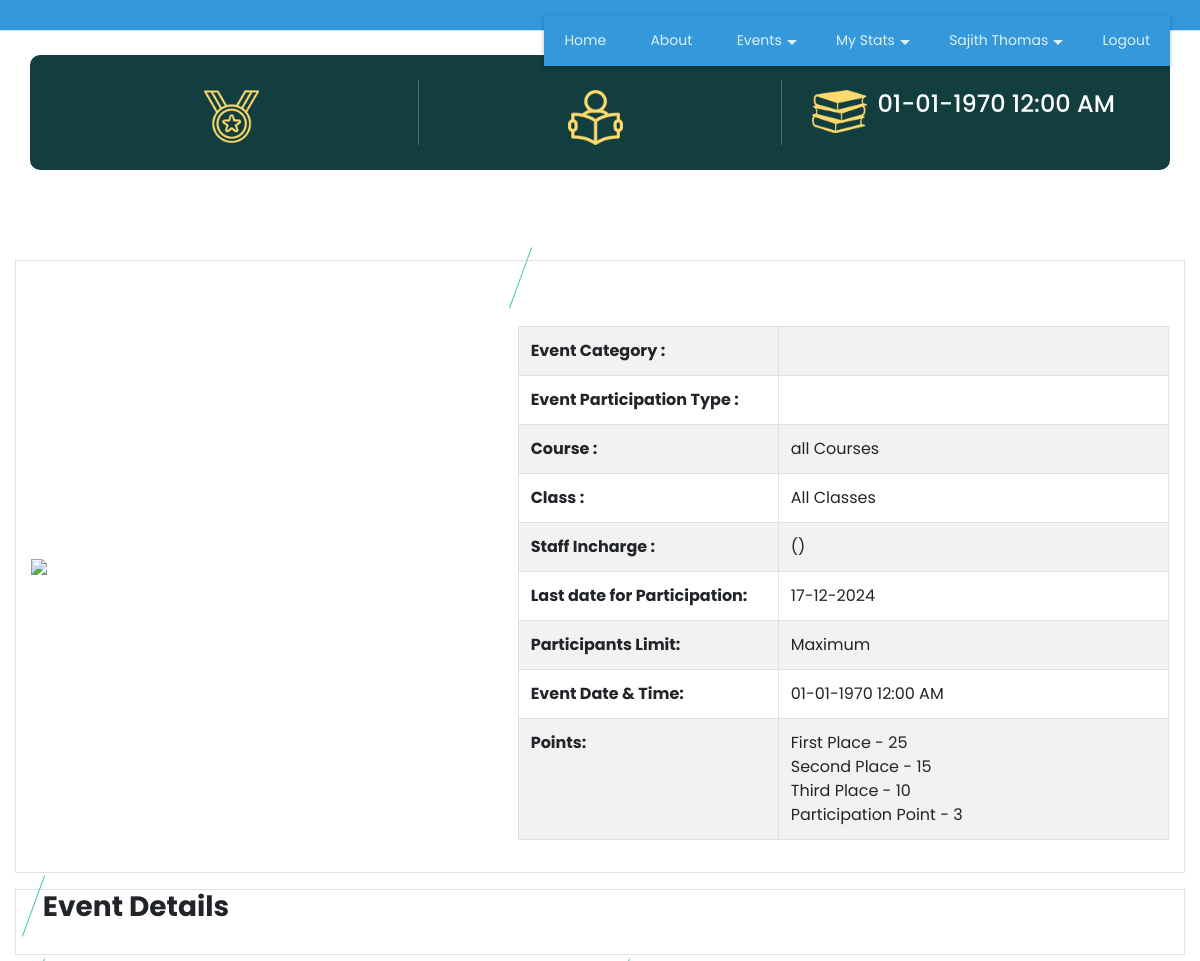
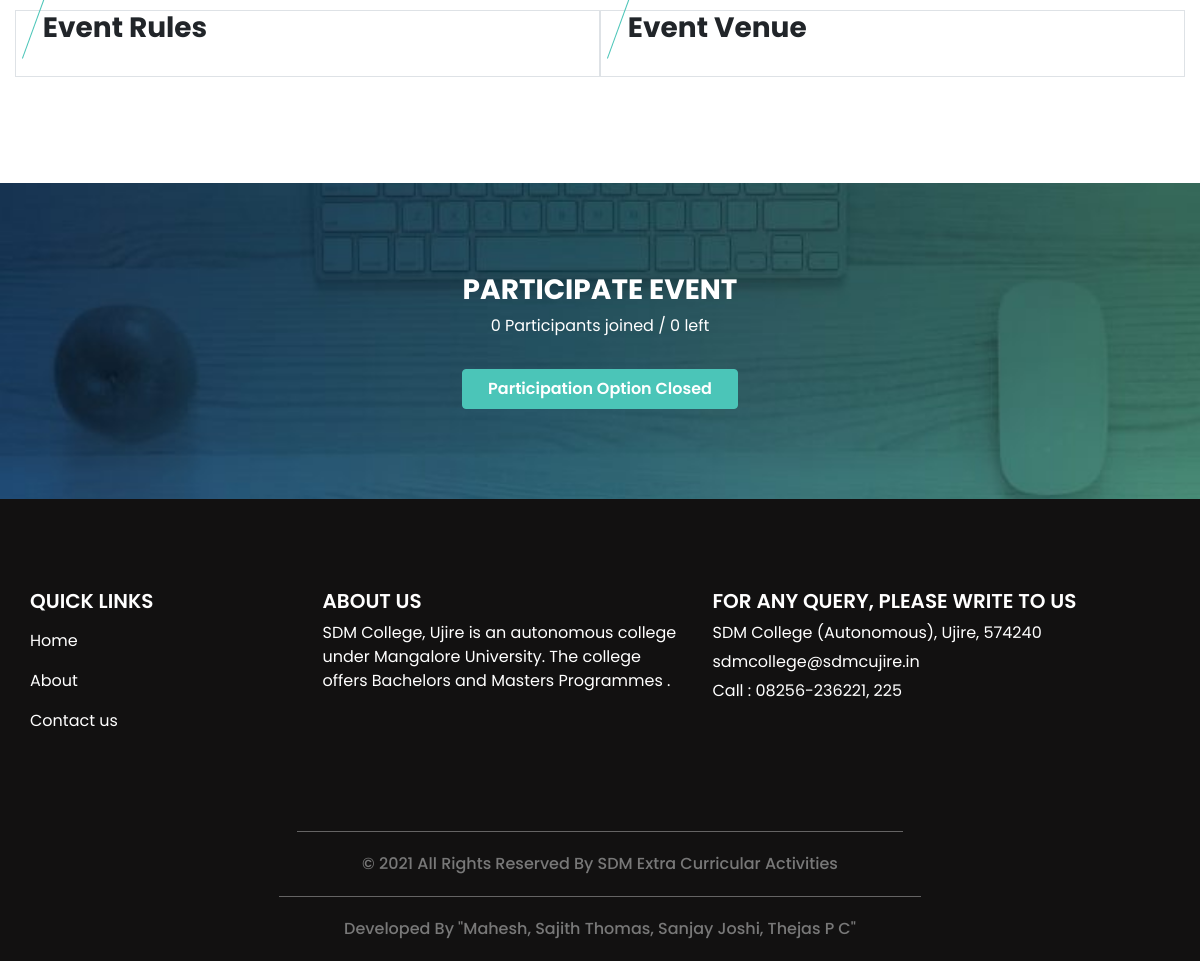
Page /event_more_det.php (signed in) on the committed database (2 pictures, top to bottom).
### tables this page shows
CREATE TABLE `student` (
  `student_id` int(11) NOT NULL,
  `student_name` varchar(30) NOT NULL,
  `course_id` int(11) NOT NULL,
  `student_rollno` varchar(10) NOT NULL,
  `student_password` varchar(300) NOT NULL,
  `st_class` varchar(20) NOT NULL,
  `student_image` varchar(300) NOT NULL,
  `gender` varchar(10) NOT NULL,
  `dob` date NOT NULL,
  `language` varchar(25) NOT NULL,
  `elective_paper` varchar(20) NOT NULL,
  `extension_activities` varchar(50) NOT NULL,
  `student_status` varchar(10) NOT NULL
);

CREATE TABLE `point_settings` (
  `point_set_id` int(11) NOT NULL,
  `firstplace_point` int(11) NOT NULL,
  `secondplace_point` int(11) NOT NULL,
  `thirdplace_point` int(11) NOT NULL,
  `participation_point` int(11) NOT NULL
);

### event_more_det.php (the view, shortened to what this page needs)
<?php
include("header.php");
$sqlviewevent = "SELECT event.*, event_type.event_type, department.department, staff.staff_name, staff.staff_type, club.club FROM event
LEFT JOIN event_type ON event.event_type_id=event_type.event_type_id
LEFT JOIN department ON department.department_id=event.department_id
LEFT JOIN  staff ON staff.staff_id=event.staff_id LEFT JOIN club ON club.club_id=event.club_id
where event.event_id='$_GET[event_id]'";
$qsqlviewevent = mysqli_query($con,$sqlviewevent);
$rsviewevent = mysqli_fetch_array($qsqlviewevent);
$course_id = unserialize($rsviewevent['course_id']);
$st_class = unserialize($rsviewevent['st_class']);
$sel = "SELECT * FROM point_settings";
$result = mysqli_query($con,$sel);
if(mysqli_num_rows($result) > 0)
{
$row = mysqli_fetch_assoc($result);
$firstplace_point = $row['firstplace_point'];
$secondplace_point = $row['secondplace_point'];
$thirdplace_point = $row['thirdplace_point'];
$participation_point = $row['participation_point'];
}
?>
<br>
  <section class="special_section">
    <div class="container">
      <div class="special_container">
		  <div class="box b1">
          <div class="img-box">
            <img src="images/award.png" alt="" >
          </div>
        </div>
        <div class="box b2">
          <div class="img-box">
            <img src="images/study.png" alt="" />
          </div>
        </div>
        <div class="box b3">
          <div class="img-box">
            <img src="images/books-stack-of-three.png" alt="" />
          </div>
          <div class="detail-box">
            <h4>
              <?php echo date("d-m-Y h:i A",strtotime($rsviewevent['event_date_time'])) ?>
            </h4>
          </div>
        </div>
      </div>
    </div>
  </section>
  <section class="about_section layout_padding">
    <div class="container  table table-bordered">
      <div class="row">
        <div class="col-md-5">
          <div class="img_container">
            <div class="img-box b1">
<?php
$imge=$rsviewevent['event_banner'];
echo '<img src="imgbanner/' .$imge .'" >';
?>
            </div>
          </div>
        </div>
        <div class="col-md-7">
          <div class="detail-box">
            <div class="heading_container">
              <h3> &nbsp;  <?php echo  $rsviewevent['event_title']; ?></h3>
            <p>
				<table class="table table-bordered table-striped" style="width: 100%;">
					<tr>
						<th style="width: 40%;">Event Category : </th><td><?php echo  $rsviewevent['event_type']; ?></td>
					</tr>
					<tr>
						<th>Event Participation Type : </th><td><?php echo  $rsviewevent['event_participation_type']; ?> </td>
					</tr>
					<tr>
						<th>Course : </th><td><?php
if($course_id[0]== 0)
{
	echo "all Courses";
}
							?> </td>
					</tr>
					<tr>
						<th>Class : </th><td><?php
						if($st_class[0] == 0)
						{
							echo "All Classes";
						}
							?></td>
					</tr>
					<tr>
						<th>Staff Incharge : </th><td><?php echo  $rsviewevent['staff_name']; ?> (<?php echo  $rsviewevent['staff_type']; ?>) </td>
					</tr>
					<tr>
						<th>Last date for Participation: </th><td><?php echo $stop_date = date('d-m-Y', strtotime($rsviewevent['event_date_time'] . ' -2 day')); ?> </td>
					</tr>
					<tr>
						<th>Participants Limit: </th><td>Maximum <?php echo $rsviewevent['participation_limit']; ?> </td>
					</tr>
					<tr>
						<th>Event Date & Time: </th><td> <?php echo date("d-m-Y h:i A",strtotime($rsviewevent['event_date_time'])) ?></td>
					</tr>
					<tr>
						<th>Points: </th><td><?php
							echo "First Place - " . $firstplace_point  . "<br>";
							echo "Second Place - " . $secondplace_point . "<br>";
							echo "Third Place - " . $thirdplace_point  . "<br>";
							echo "Participation Point - " . $participation_point . "<br>";
							?> </td>
					</tr>
				</table>
			</p>
            </div>
          </div>
        </div>
      </div>
    </div>
    <div class="container  table table-bordered" >
      <div class="heading_container">
        <h3>
           &nbsp;  Event Details
        </h3>
      </div>
    </div>
    <div class="container" >
<div class="row">
    <div class="col-md-6 container  table table-bordered" >
      <div class="heading_container">
        <h3>
          &nbsp;   Event Rules
        </h3>
      </div>
    </div>
	<div class="col-md-6 container  table table-bordered" >
      <div class="heading_container">
        <h3>
          &nbsp;   Event Venue
        </h3>
      </div>
    </div>
</div>
	</div>
  </section>
			<?php
			if(!isset($_SESSION['staff_id']))
			{
			?>
  <section class="login_section layout_padding">
    <div class="container">
      <div class="row">
        <div class="col-md-12">
          <div class="detail-box">
           <center>
			<h3>
              Participate Event
            </h3>
            <p>
			  <?php
if($rsviewevent['event_participation_type'] == "Team")
{
$sqlparticipantscount  = "SELECT * FROM `event_participation` WHERE event_id='$_GET[event_id]' AND team='Team Leader'";
}
else
{
$sqlparticipantscount  = "SELECT * FROM `event_participation` WHERE event_id='$_GET[event_id]'";
}
$qsqlparticipantscount = mysqli_query($con,$sqlparticipantscount);
			  echo mysqli_num_rows($qsqlparticipantscount);
			  ?>
				<?php
				if($rsviewevent['event_participation_type'] == "Team")
				{
					if(mysqli_num_rows($qsqlparticipantscount) == 1)
					{
						echo " Team Joined";
					}
					else
					{
						echo " Teams joined";
					}
				}
				else
				{
					echo " Participants joined";
				}
				?> /
				<?php echo $rsviewevent['participation_limit'] - mysqli_num_rows($qsqlparticipantscount); ?> left
            </p>
<?php
$sqlchkparticipation = "SELECT * FROM event_participation WHERE event_id='$_GET[event_id]' AND student_id='$_SESSION[student_id]'";
$qsqlchkparticipation = mysqli_query($con,$sqlchkparticipation);
if(mysqli_num_rows($qsqlchkparticipation) >= 1)
{
?>
<a href="#" onclick="alert('You have already applied for this Event..')" class="btn btn-danger">You have already applied for this Event</a>
<?php
}
else
{
	$stop_date = date('Y-m-d', strtotime($rsviewevent['event_date_time'] . ' -2 day'));
	$eventdate  = strtotime($dt);
	$last_date = strtotime($stop_date);
	if($last_date >= $eventdate)
	{
		if(isset($_SESSION['student_id']))
		{
			if($rsviewevent['event_participation_type'] == "Team")
				{
	?>
	<form method="get" action="teambuilder.php">
		<input type="hidden" name="event_id" id="event_id" value="<?php echo $_GET['event_id']; ?>" >
		<button type="submit" name="submit" id="submit" value="submit" class="btn btn-info btn-lg" >Click Here to Create new Team</button>
	</form>
	<?php
				}
				else
				{
	?>
	<form method="post" action="">
	<button type="submit" name="submit" id="submit" class="btn btn-info btn-lg" onclick="return confirmparticipation()">Click Here to participate</button>
	</form>
	<?php
				}
		}
		else
		{
		?>
		<a href="#" onclick="alert('Participation not allowed..')" class="btn btn-secondary">Participation Option Closed</a>
		<?php
		}
	}
	else
	{
	?>
	<a href="#" onclick="alert('Participation not allowed..')" class="btn btn-secondary">Participation Option Closed</a>
	<?php
	}
	?>
<?php
}
?>
			</center>
          </div>
        </div>
	  </div>
    </div>
  </section>
			<?php
			}
			?>
<?php
include("footer.php");
?>

### headerpage.php (shortened to what this page needs)
<div id="header">
  <header>
    <div class="container">
      <div class="row">
        <div class="col-12">
          <nav class="navbar navbar-expand-lg navbar-light">
            <div lass="collapse navbar-collapse" id="navbartoggle">
<div class="nav-fostrap" style="  position: absolute;
  top: 15px;right: 0;">
	<ul>
		<li><a href="index.php">Home</a></li>
		<li><a href="about.php">About</a></li>
<?php
			if(isset($_SESSION['student_id']))
			{
?>
		<li><a href="javascript:void(0)">Events<span class="arrow-down"></span></a>
		</li>
		<li><a href="javascript:void(0)">My Stats<span class="arrow-down"></span></a>
		</li>
		<li><a href="javascript:void(0)"><?php echo $rsstudentprofile['student_name']; ?><span class="arrow-down"></span></a>
		</li>
		<?php
			}
		?>
		<?php
		if(isset($_SESSION['staff_id']) || ($_SESSION['student_id']))
		{
		?>
		<li><a href="logout.php">Logout</a></li>
		<?php
		}
		else
		{
		?>
		<li><a href="student.php">Registration</a></li>
		<li><a href="login.php">Login</a></li>
		<?php
		}
		?>
	</ul>
</div>
            </div>
          </nav>
        </div>
      </div>
    </div>
  </header>
</div>

### css/style.css (style rules this page uses)
body { font-family: "Poppins", sans-serif; color: #000000; background-color: #ffffff; }
.layout_padding { padding: 90px 0; }
.heading_container { display: -webkit-box; display: -ms-flexbox; display: flex; -webkit-box-orient: vertical; -webkit-box-direction: normal; -ms-flex-direction: column; flex-direction: column; -webkit-box-align: start; -ms-flex-align: start; align-items: flex-start; }
.heading_container h3 { font-weight: bold; position: relative; margin-bottom: 15px; }
.heading_container h3::before { content: ""; position: absolute; top: 50%; left: 2px; width: 1px; height: 65px; background-color: #4bc5b8; -webkit-transform: translateY(-50%) rotate(20deg); transform: translateY(-50%) rotate(20deg); }
a, a:hover, a:focus { text-decoration: none; }
.btn, .btn:focus { outline: none !important; -webkit-box-shadow: none; box-shadow: none; }
.special_section .special_container { display: -webkit-box; display: -ms-flexbox; display: flex; color: #ffffff; background-color: #133e3f; padding: 25px; border-radius: 10px; }
.special_section .special_container .box { -webkit-box-flex: 1; -ms-flex: 1; flex: 1; display: -webkit-box; display: -ms-flexbox; display: flex; -webkit-box-pack: center; -ms-flex-pack: center; justify-content: center; padding-top: 10px; }
.special_section .special_container .box .img-box { width: 55px; margin-right: 10px; }
.special_section .special_container .box .img-box img { max-width: 100%; }
.special_section .special_container .box.b2 { border-left: 1px solid #4e6e6f; border-right: 1px solid #4e6e6f; }
.about_section { position: relative; }
.about_section .row { -webkit-box-align: center; -ms-flex-align: center; align-items: center; }
.about_section .img_container .img-box { width: 80%; }
.about_section .img_container .img-box img { width: 100%; }
.login_section { background-image: url(../images/join-bg.jpg); background-size: cover; color: #ffffff; }
.login_section .row { -webkit-box-align: center; -ms-flex-align: center; align-items: center; }
.login_section .detail-box h3 { text-transform: uppercase; font-weight: bold; }
.login_section .detail-box a { display: inline-block; padding: 7px 25px; background-color: #4bc5b8; border: 1px solid #4bc5b8; color: #ffffff; margin-top: 15px; font-weight: 600; }

### css/responsive.css (style rules this page uses)
@media (min-width: 1200px) { .container { max-width: 1170px; } }

### topmenu.php (style rules this page uses)
.nav-fostrap { display: block; margin-bottom: 15px 0; background: #3498db; -webkit-box-shadow:0 2px 5px 0 rgba(0,0,0,0.26); -moz-box-shadow:0 2px 5px 0 rgba(0,0,0,0.26); -o-box-shadow:0 2px 5px 0 rgba(0,0,0,0.26); z-index: 120; box-shadow: 0 2px 5px 0 rgba(0,0,0,0.26); }
.nav-fostrap ul { list-style-type: none; margin: 0; padding: 0; display: block; }
.nav-fostrap li { list-style-type: none; margin: 0; padding: 0; display: inline-block; position: relative; font-size: 14px; color: #def1f0; }
.nav-fostrap li a { padding: 15px 20px; font-size: 14px; color: #def1f0; display: inline-block; outline: 0; font-weight: 400; text-decoration: none; }
.arrow-down { width: 0; height: 0; border-left: 5px solid transparent; border-right: 5px solid transparent; border-top: 5px solid #def1f0; position: relative; top: 15px; right: -5px; content: ""; }

### headerpage.php (style rules this page uses)
#header nav { padding: 15px 0px; }
#header { border-bottom: 1px solid #ddd; background-color: #3498db; float: center; width: 100%; }

### rows in the picture
student: student_name "Sajith Thomas"
point_settings: firstplace_point "25", secondplace_point "15", thirdplace_point "10", participation_point "3"

### other values in the picture
date("d-m-Y h:i A",strtotime($rsviewevent['event_date_time'])) "01-01-1970 12:00 AM"
mysqli_num_rows($qsqlparticipantscount) "0"
